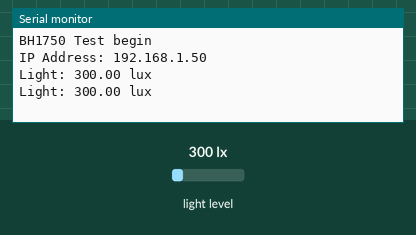
Recording of a sketch running on a simulated ESP8266 (NodeMCU). On the bench: the last lines printed to the serial monitor. The test bench sets the inputs (shaded band); at power-on: light level 300 lx. WiFi joins after 1.5 s; servers stay silent unless stated.

Above: at 2.7 s.
2.8 s: light level set to 40 lx
At 4.1 s:
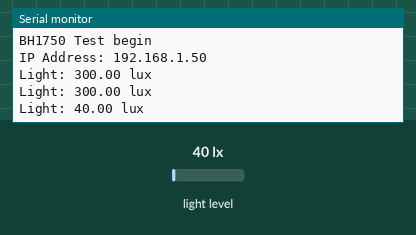
4.3 s: light level set to 500 lx
At 5.3 s:
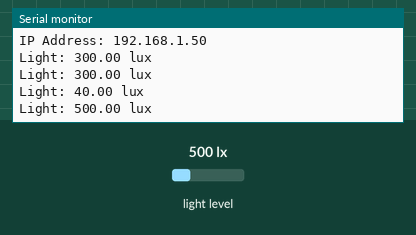
Timing chart, 0 to 7.3 s (numbered marks = the images above; inputs shaded):
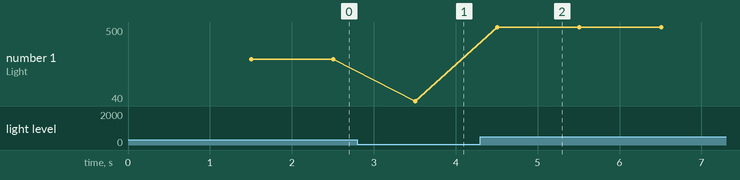

The sketch:

BH1750_WEB_Server.ino.ino
```cpp
#include <Wire.h>
#include <BH1750.h>
#include <Arduino.h>
#include <ESP8266WiFi.h>
#include <ESPAsyncTCP.h>
#include <ESPAsyncWebServer.h>
#include "index.h"
AsyncWebServer server(80);

const char* ssid = "MIFON";
const char* password = "";

void notFound(AsyncWebServerRequest *request) {
  request->send(404, "text/plain", "Not found");
}
float lux;
BH1750 lightMeter;

void setup() {
  Serial.begin(115200);
  Wire.begin();
  lightMeter.begin();
  Serial.println(F("BH1750 Test begin"));
  WiFi.mode(WIFI_STA);
  WiFi.hostname("BH1750");
  WiFi.begin(ssid, password);
  if (WiFi.waitForConnectResult() != WL_CONNECTED) {
    Serial.printf("WiFi Failed!\n");
    return;
  }
  Serial.print("IP Address: ");
  Serial.println(WiFi.localIP());

  server.on("/", HTTP_GET, [](AsyncWebServerRequest * request) {
    request->send(200, "text/html", _index);
  });
  server.on("/lux", HTTP_GET, [](AsyncWebServerRequest * request) {
    request->send(200, "text/plain", ((String)lux).c_str());
  });
  server.onNotFound(notFound);
  server.begin();
}

void loop() {
  lux = lightMeter.readLightLevel();
  Serial.print("Light: ");
  Serial.print(lux);
  Serial.println(" lux");
  delay(1000);
}
```

index.h
```cpp
const char _index[] PROGMEM = R"rawliteral(
<!DOCTYPE html>
<html lang="en">

<head>
    <meta charset="UTF-8">
    <meta name="viewport" content="width=device-width, initial-scale=1.0">
    <script src="https://ajax.googleapis.com/ajax/libs/jquery/3.7.1/jquery.min.js"></script>
    <script src="https://code.highcharts.com/highcharts.js"></script>
    <title>BH1750 Stream</title>
</head>

<body>
    <div style="display: flex; justify-content: center;align-items: center;height: 100vh; flex-direction: column;">
        <div style="display: flex; justify-content: center;align-items: center;   width: 700px;">
            <div style="margin: 20px; border: 1px solid black; width: 350px; text-align: center;">
                Suhu <span class="lux">00</span> lux
                <script>


                </script>
            </div>

        </div>


    <div id="chart-temperature" class="container"></div>

    <script>
        var chartT = new Highcharts.Chart({
            chart: { renderTo: 'chart-temperature' },
            title: { text: 'BH1750 Lux Meter' },
            series: [{
                showInLegend: false,
                data: []
            }],
            plotOptions: {
                line: {
                    animation: false,
                    dataLabels: { enabled: true }
                },
                series: { color: '#059e8a' }
            },
            xAxis: {
                type: 'datetime',
                dateTimeLabelFormats: { second: '%H:%M:%S' }
            },
            yAxis: {
                title: { text: 'Lux' }
                //title: { text: 'Temperature (Fahrenheit)' }
            },
            credits: { enabled: false }
        });
        setInterval(function () {
            var xhttp = new XMLHttpRequest();
            xhttp.onreadystatechange = function () {
                if (this.readyState == 4 && this.status == 200) {
                    var x = (new Date()).getTime(),
                        y = parseFloat(this.responseText);
                    //console.log(this.responseText);
                    if (chartT.series[0].data.length > 40) {
                        chartT.series[0].addPoint([x, y], true, true, true);
                    } else {
                        chartT.series[0].addPoint([x, y], true, false, true);
                    }
                }
            };
            xhttp.open("GET", "/lux", true);
            xhttp.send();
             $.get("lux", function (data, status) {

                        $(".lux").text(data);
                    });
        }, 3000);

    </script>
    </div>
</body>

</html>
)rawliteral";
```

Measured:
- after the input at 2.8 s, the serial monitor: prints a new line after 0.71 s (image 1)
- after the input at 4.3 s, the serial monitor: prints a new line after 0.21 s (image 2)
- plotted number 1: 300 → 40 after the input at 2.8 s, 40 → 500 after the input at 4.3 s
